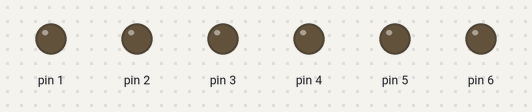
The sketch below on a simulated Arduino Uno, built with avr-gcc and run on an emulated ATmega328P. Parts: output pins drawn as LEDs (lit = HIGH).

Above: at 0.03 s.
Timing chart, 0 to 3.0 s (numbered marks = the images above):
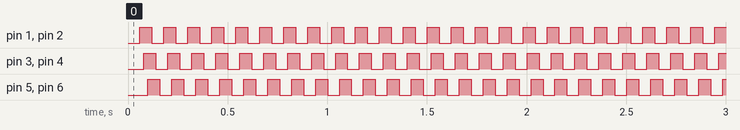

The sketch:

AdvertisingLights.ino
```cpp
int firstLed = 1;
int numberOfLed = 6;

void setup()
{
  for(int i = firstLed; i < numberOfLed + firstLed; i++)
  {
    pinMode(i, OUTPUT);
  }
}

void loop()
{
  for(int i = firstLed; i < numberOfLed + firstLed; i++)
  {
    digitalWrite(i, LOW);
    delay(10);
  }

  for(int i = firstLed; i < numberOfLed + firstLed; i++)
  {
    digitalWrite(i, HIGH);
    delay(10);
  }
}
```

Measured:
- by itself, pin 1–6: alternates HIGH for 0.06 s and LOW for 0.06 s
